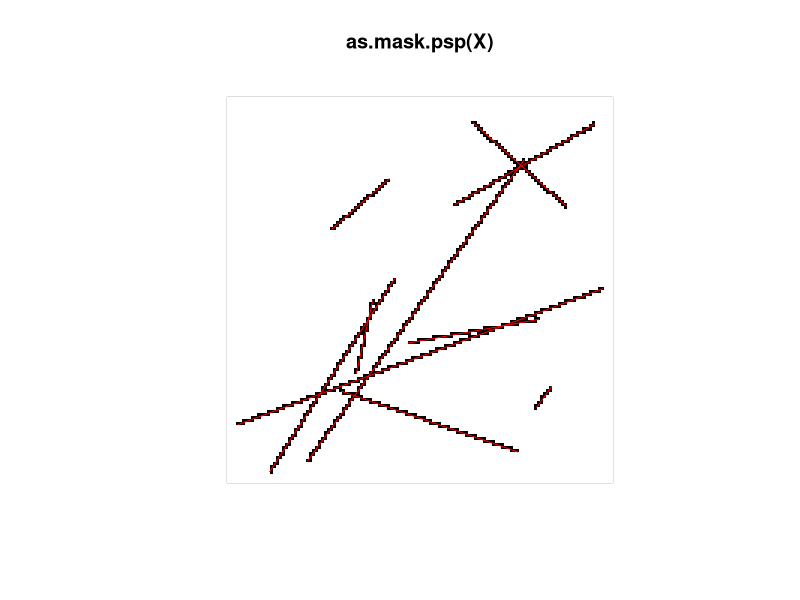

This figure's R source:
library(spatstat)


### Name: as.mask.psp
### Title: Convert Line Segment Pattern to Binary Pixel Mask
### Aliases: as.mask.psp
### Keywords: spatial manip

### ** Examples

  X <- psp(runif(10), runif(10), runif(10), runif(10), window=owin())
  plot(as.mask.psp(X))
  plot(X, add=TRUE, col="red")
